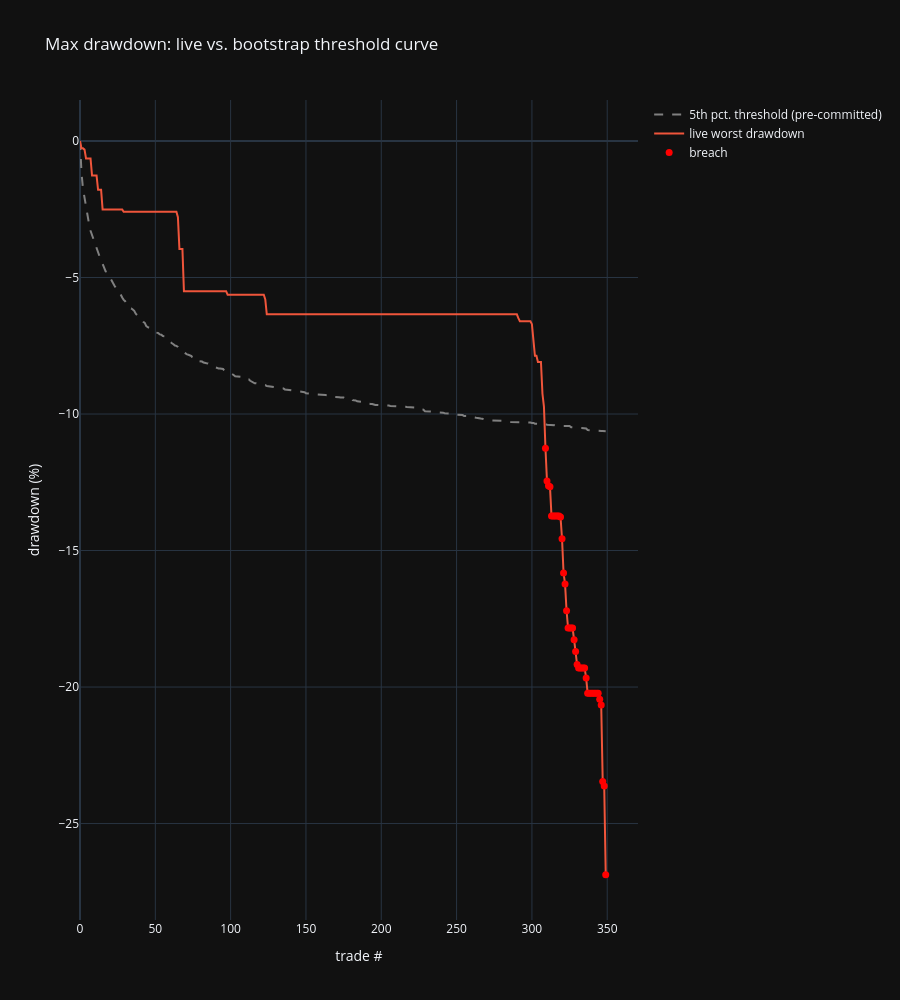

The notebook cell saved with this chart:
### Code cell
fig = go.Figure()
fig.add_trace(go.Scatter(y=dd_threshold * 100, mode="lines", name="5th pct. threshold (pre-committed)",
                          line=dict(color="gray", dash="dash")))
fig.add_trace(go.Scatter(y=live_worst_dd * 100, mode="lines", name="live worst drawdown",
                          line=dict(color="#EF553B")))
if breach.any():
    idx = np.where(breach)[0]
    fig.add_trace(go.Scatter(x=idx, y=live_worst_dd[idx] * 100, mode="markers",
                              name="breach", marker=dict(color="red", size=7)))
fig.update_layout(title="Max drawdown: live vs. bootstrap threshold curve", template=TEMPLATE,
                   xaxis_title="trade #", yaxis_title="drawdown (%)", height = 1000)
fig.show()

### Figure 1 — Plotly figure (JSON) as saved in the notebook; plotly's stock layout.template omitted (floating-point values rounded to 4 significant figures; data arrays with more than 128 entries replaced by an {"elided": "..."} marker saying what was removed)
{"data": [{"line": {"color": "gray", "dash": "dash"}, "mode": "lines", "name": "5th pct. threshold (pre-committed)", "type": "scatter", "y": {"elided": "350 float values"}}, {"line": {"color": "#EF553B"}, "mode": "lines", "name": "live worst drawdown", "type": "scatter", "y": {"elided": "350 float values"}}, {"marker": {"color": "red", "size": 7}, "mode": "markers", "name": "breach", "type": "scatter", "x": [309, 310, 311, 312, 313, 314, 315, 316, 317, 318, 319, 320, 321, 322, 323, 324, 325, 326, 327, 328, 329, 330, 331, 332, 333, 334, 335, 336, 337, 338, 339, 340, 341, 342, 343, 344, 345, 346, 347, 348, 349], "y": [-11.25, -12.45, -12.63, -12.67, -13.73, -13.73, -13.73, -13.73, -13.73, -13.73, -13.77, -14.57, -15.82, -16.22, -17.21, -17.84, -17.84, -17.84, -17.84, -18.27, -18.7, -19.18, -19.3, -19.3, -19.3, -19.3, -19.3, -19.67, -20.23, -20.23, -20.23, -20.23, -20.23, -20.23, -20.23, -20.23, -20.45, -20.66, -23.46, -23.63, -26.87]}], "layout": {"height": 1000, "title": {"text": "Max drawdown: live vs. bootstrap threshold curve"}, "xaxis": {"title": {"text": "trade #"}}, "yaxis": {"title": {"text": "drawdown (%)"}}}}
